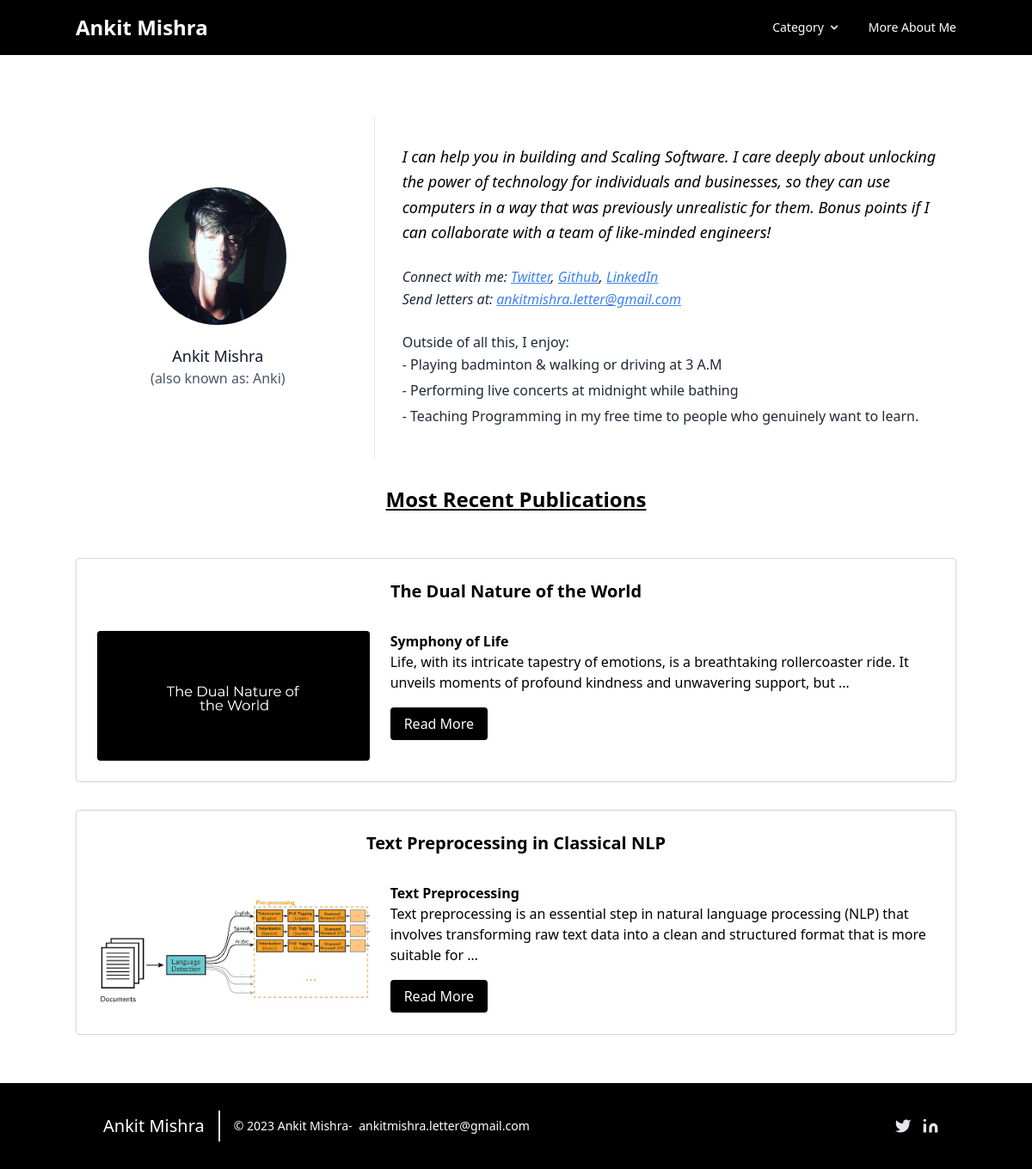
/, run on an earlier commit of the app's database.
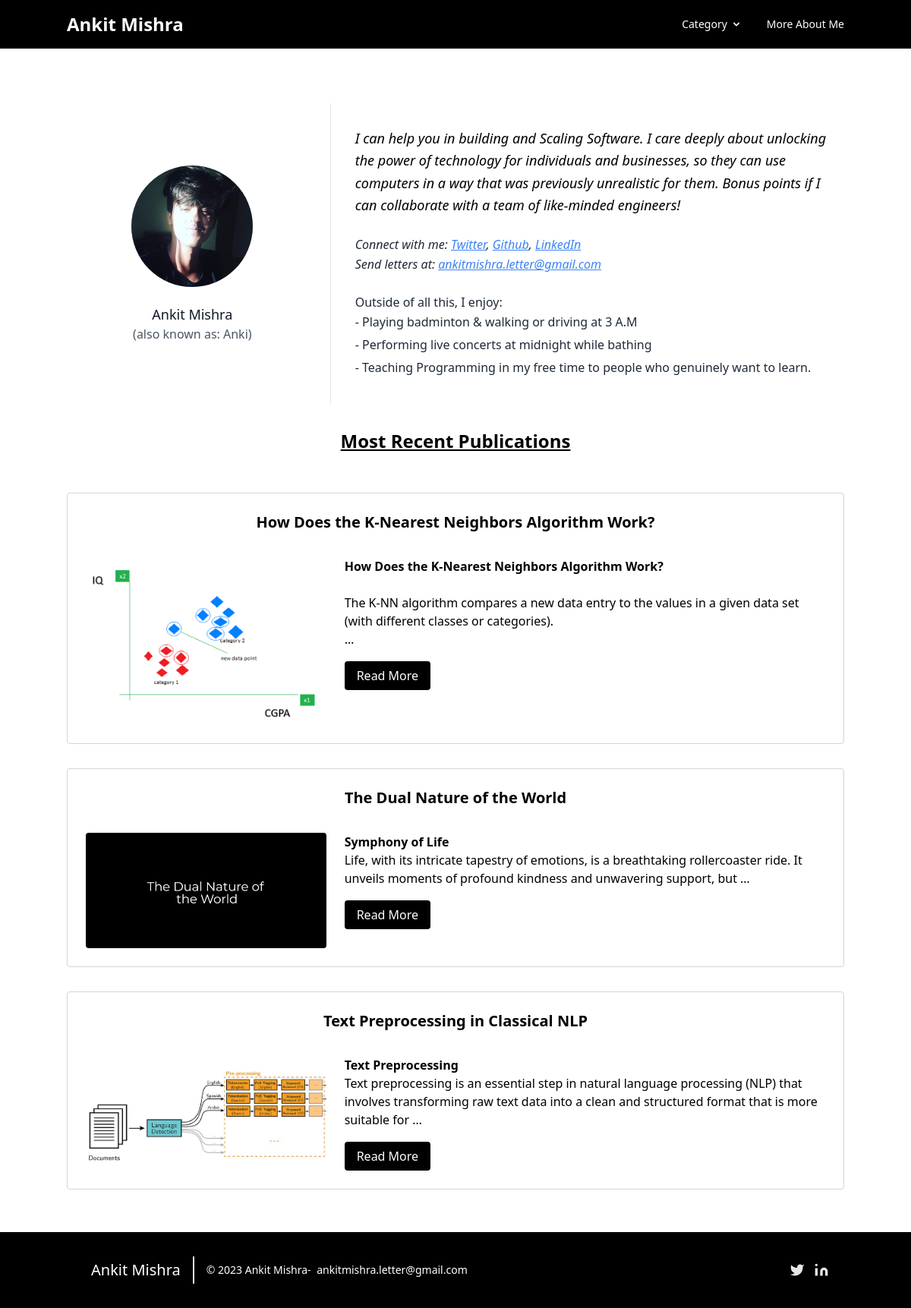
And on a later commit of the database.
### blog/models.py (models this page shows)
class Post(models.Model):
    post_id = models.AutoField(primary_key=True)
    title=models.CharField(max_length=200)
    content = HTMLField()
    url = models.CharField(max_length=100)
    cat = models.ForeignKey(Category,on_delete=models.CASCADE)
    image= models.ImageField(upload_to='post/')
    def __str__(self):
        return self.title

### blog/views.py (the view)
# urls.py: path('',home),
def home(request):
    posts=Post.objects.all()[:5]
    print(posts)
    cats = Category.objects.all()
    data = {
        "posts":posts,
        "cats":cats
    }
    return render(request,'home.html',data)

### template/home.html (shortened to what this page needs)
{% extends 'base.html' %}
{% block content %}
<section class="bg-white py-8">
  <div class="container mx-auto px-4">
    <div class="flex flex-col sm:flex-row items-center justify-center mt-10">
      <div class="sm:w-1/3 text-center sm:pr-8 sm:py-8">
        <div class="w-40 h-40 rounded-full inline-flex items-center justify-center bg-gray-200 text-gray-400">
          <img class="object-cover w-full h-full rounded-full" src="/media/Ankit.jpg" alt="Profile Picture">
        </div>
        <div class="flex flex-col items-center text-center justify-center mt-4">
          <h2 class="font-medium title-font text-gray-900 text-lg">Ankit Mishra</h2>
          <span class="text-gray-600 block">(also known as: Anki)</span>
        </div>
      </div>
      <div class="sm:w-2/3 sm:pl-8 sm:py-8 sm:border-l border-gray-200 sm:border-t-0 border-t mt-4 pt-4 sm:mt-0 text-center sm:text-left">
        <p class="leading-relaxed text-lg mb-4">
          <i>
            I can help you in building and Scaling Software. I care deeply about unlocking the power of technology for individuals and businesses, so they can use computers in a way that was previously unrealistic for them. Bonus points if I can collaborate with a team of like-minded engineers!
          </i>
        </p>
        <p class="text-gray-800 leading-relaxed mt-6">
          <i>
            Connect with me:
            <a href="https://twitter.com/ankitmishralive" class="underline text-blue-500" target="_blank">Twitter</a>,
            <a href="https://github.com/ankitmishralive" class="underline text-blue-500" target="_blank">Github</a>,
            <a href="https://www.linkedin.com/in/ankitmishralive" class="underline text-blue-500" target="_blank">LinkedIn</a>
            <br>
            Send letters at:
            <a href="mailto:ankitmishra.letter@gmail.com" class="underline text-blue-500" target="_blank">ankitmishra.letter@gmail.com</a>
          </i>
        </p>
        <p class="text-gray-800 leading-relaxed mt-6"> Outside of all this, I enjoy:</p>
        <ul class="text-gray-800 leading-relaxed">
          <li class="mb-1">- Playing badminton & walking or driving at 3 A.M</li>
          <li class="mb-1">- Performing live concerts at midnight while bathing</li>
          <li class="mb-1">- Teaching Programming in my free time to people who genuinely want to learn.</li>
        </ul>
      </div>
    </div>
  </div>
</section>
<div class="container mx-auto">
  <div class="grid grid-cols-1 gap-8">
    <h3 class="text-center text-2xl font-bold mb-5 underline">Most Recent Publications</h3>
    {% for p in posts reversed %}
    <div class="border border-gray-300 rounded p-6">
      <h5 class="text-center mb-4 text-xl font-bold">{{ p.title|truncatewords:60|safe }}</h5>
      <div class="flex flex-col items-center md:flex-row md:items-start">
        <div class="w-full md:w-1/3">
          <img src="/media/{{ p.image }}" class="w-full h-auto mt-4 rounded" alt="">
        </div>
        <div class="w-full md:w-2/3 ml-0 md:ml-6 mt-4">
          <p class="text-gray-700">{{ p.content|truncatewords:30|safe }}</p>
          <div class="mt-6">
            <a href="/insider/{{ p.url }}" class="btn bg-black text-white px-4 py-2 rounded">Read More</a>
          </div>
        </div>
      </div>
    </div>
    {% endfor %}
    <br>
  </div>
</div>
{% endblock %}

What changed in the data, as far as the page shows it:
added Post: title "How Does the K-Nearest Neighbors Algorithm Work?", image (picture), content "How Does the K-Nearest Neighbors Algorithm Work? The K-NN algorithm compares a new data entry to the values in a given data set (with different classes or categories). …"
